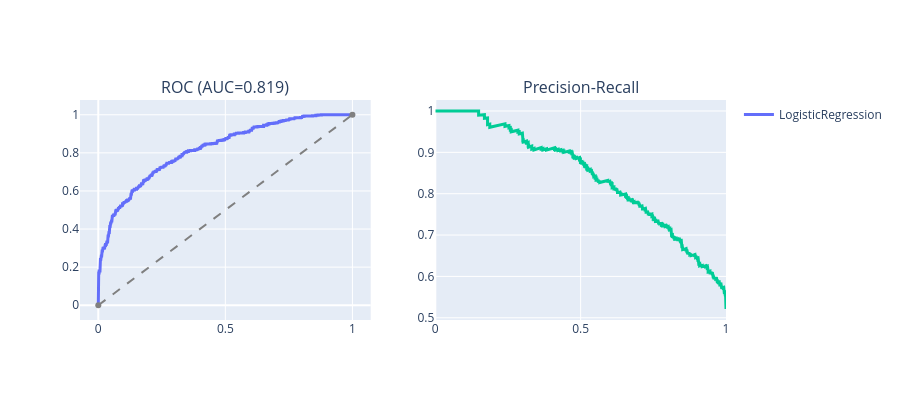

Write notebook code for a chart like this one.
### Markdown cell above
## 4. ROC & Precision-Recall 双视图（主切最佳模型）

### Code cell
best = max(results, key=lambda r: r.auc)
fpr, tpr, _ = roc_curve(best.y_test, best.y_proba)
prec, rec, _ = precision_recall_curve(best.y_test, best.y_proba)
fig = make_subplots(rows=1, cols=2, subplot_titles=(f'ROC (AUC={best.auc:.3f})', 'Precision-Recall'))
fig.add_trace(go.Scatter(x=fpr, y=tpr, name=best.name, line=dict(width=3)), row=1, col=1)
fig.add_trace(go.Scatter(x=[0,1], y=[0,1], line=dict(dash='dash', color='gray'), showlegend=False), row=1, col=1)
fig.add_trace(go.Scatter(x=rec, y=prec, name=best.name, showlegend=False, line=dict(width=3)), row=1, col=2)
fig.update_layout(height=400)
fig.show()

### Figure 1 — Plotly figure (JSON) as saved in the notebook; plotly's stock layout.template omitted (floating-point values rounded to 4 significant figures; data arrays with more than 128 entries replaced by an {"elided": "..."} marker saying what was removed)
{"data": [{"line": {"width": 3}, "name": "LogisticRegression", "type": "scatter", "x": {"elided": "434 float values"}, "xaxis": "x", "y": {"elided": "434 float values"}, "yaxis": "y"}, {"line": {"color": "gray", "dash": "dash"}, "showlegend": false, "type": "scatter", "x": [0, 1], "xaxis": "x", "y": [0, 1], "yaxis": "y"}, {"line": {"width": 3}, "name": "LogisticRegression", "showlegend": false, "type": "scatter", "x": {"elided": "1249 float values"}, "xaxis": "x2", "y": {"elided": "1249 float values"}, "yaxis": "y2"}], "layout": {"annotations": [{"font": {"size": 16}, "showarrow": false, "text": "ROC (AUC=0.819)", "x": 0.225, "xanchor": "center", "xref": "paper", "y": 1.0, "yanchor": "bottom", "yref": "paper"}, {"font": {"size": 16}, "showarrow": false, "text": "Precision-Recall", "x": 0.775, "xanchor": "center", "xref": "paper", "y": 1.0, "yanchor": "bottom", "yref": "paper"}], "height": 400, "xaxis": {"anchor": "y", "domain": [0.0, 0.45]}, "xaxis2": {"anchor": "y2", "domain": [0.55, 1.0]}, "yaxis": {"anchor": "x", "domain": [0.0, 1.0]}, "yaxis2": {"anchor": "x2", "domain": [0.0, 1.0]}}}
